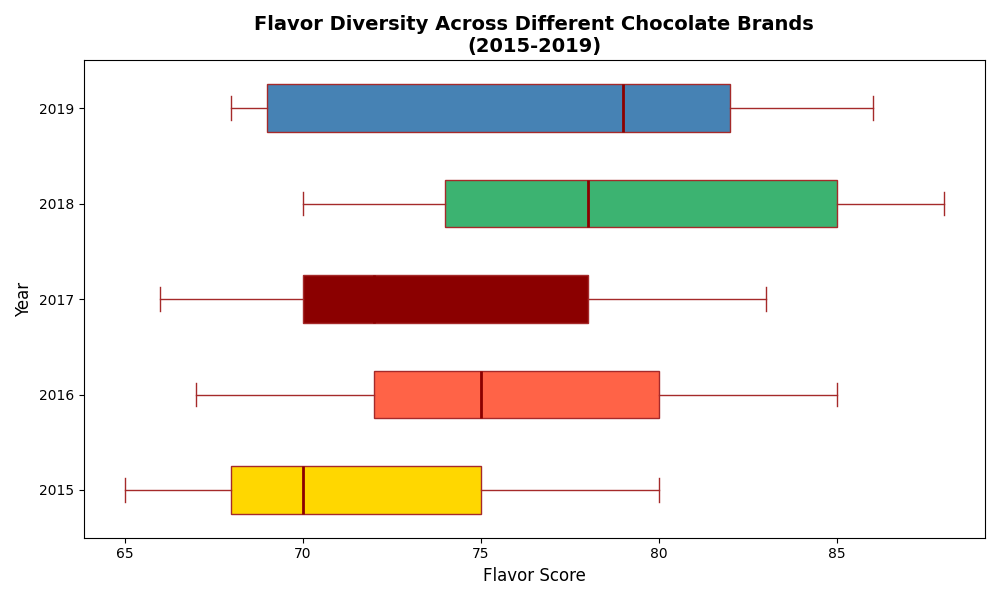

Here is the Python script that generated this plot:
import matplotlib.pyplot as plt
import numpy as np

# Data for plotting
chocolate_brands = ["CocoaHeaven", "ChocoDelight", "SweetCocoa", "DarkFantasy", "ChocoTwist"]
years = ["2015", "2016", "2017", "2018", "2019"]

chocolate_data = {
    "CocoaHeaven": [75, 80, 78, 85, 82],
    "ChocoDelight": [70, 75, 72, 78, 79],
    "SweetCocoa": [68, 72, 70, 74, 69],
    "DarkFantasy": [80, 85, 83, 88, 86],
    "ChocoTwist": [65, 67, 66, 70, 68],
}

box_data = [list(year_data) for year_data in zip(*chocolate_data.values())]

# Create the figure and axis
fig, ax = plt.subplots(figsize=(10, 6))

# Plot the boxplot horizontally
bplot = ax.boxplot(box_data, vert=False, patch_artist=True, notch=False,
                   boxprops=dict(facecolor='lightyellow', color='brown'),
                   whiskerprops=dict(color='brown'),
                   capprops=dict(color='brown'),
                   medianprops=dict(color='darkred', linewidth=2),
                   flierprops=dict(markerfacecolor='blue', marker='o', markersize=8, linestyle='none'))

# Color each box differently
colors = ['#FFD700', '#FF6347', '#8B0000', '#3CB371', '#4682B4']
for patch, color in zip(bplot['boxes'], colors):
    patch.set_facecolor(color)

# Setting axis labels and title
ax.set_yticklabels(years)
ax.set_ylabel('Year', fontsize=12)
ax.set_xlabel('Flavor Score', fontsize=12)
ax.set_title('Flavor Diversity Across Different Chocolate Brands\n(2015-2019)', fontsize=14, fontweight='bold')

plt.tight_layout()

# Display the plot
plt.show()
